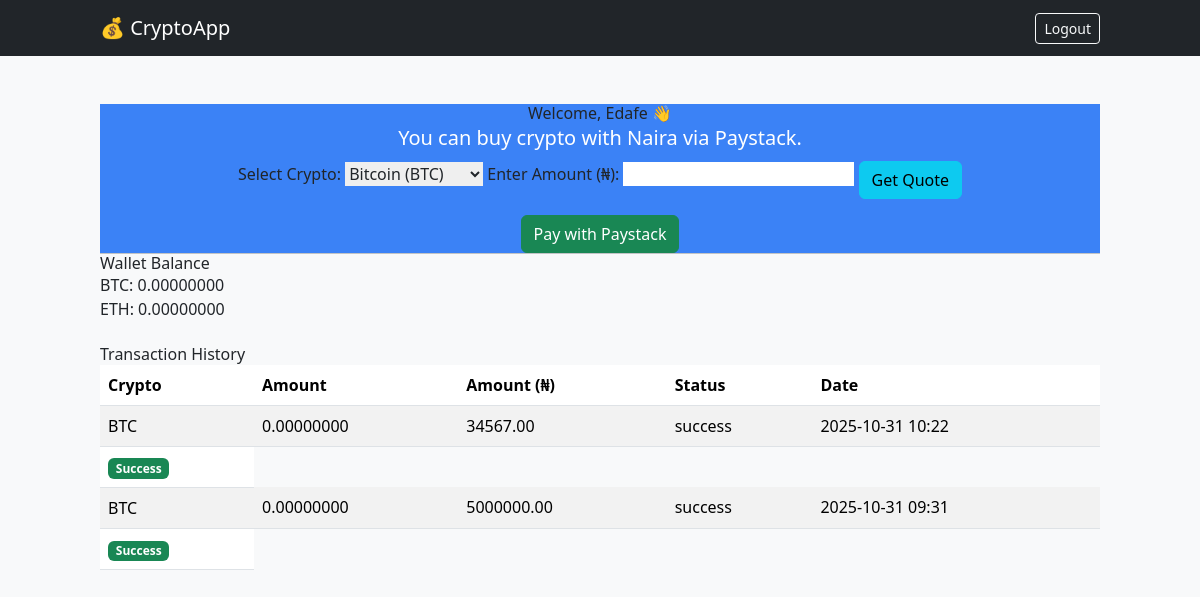
The app's page /home/ (signed in), older data.
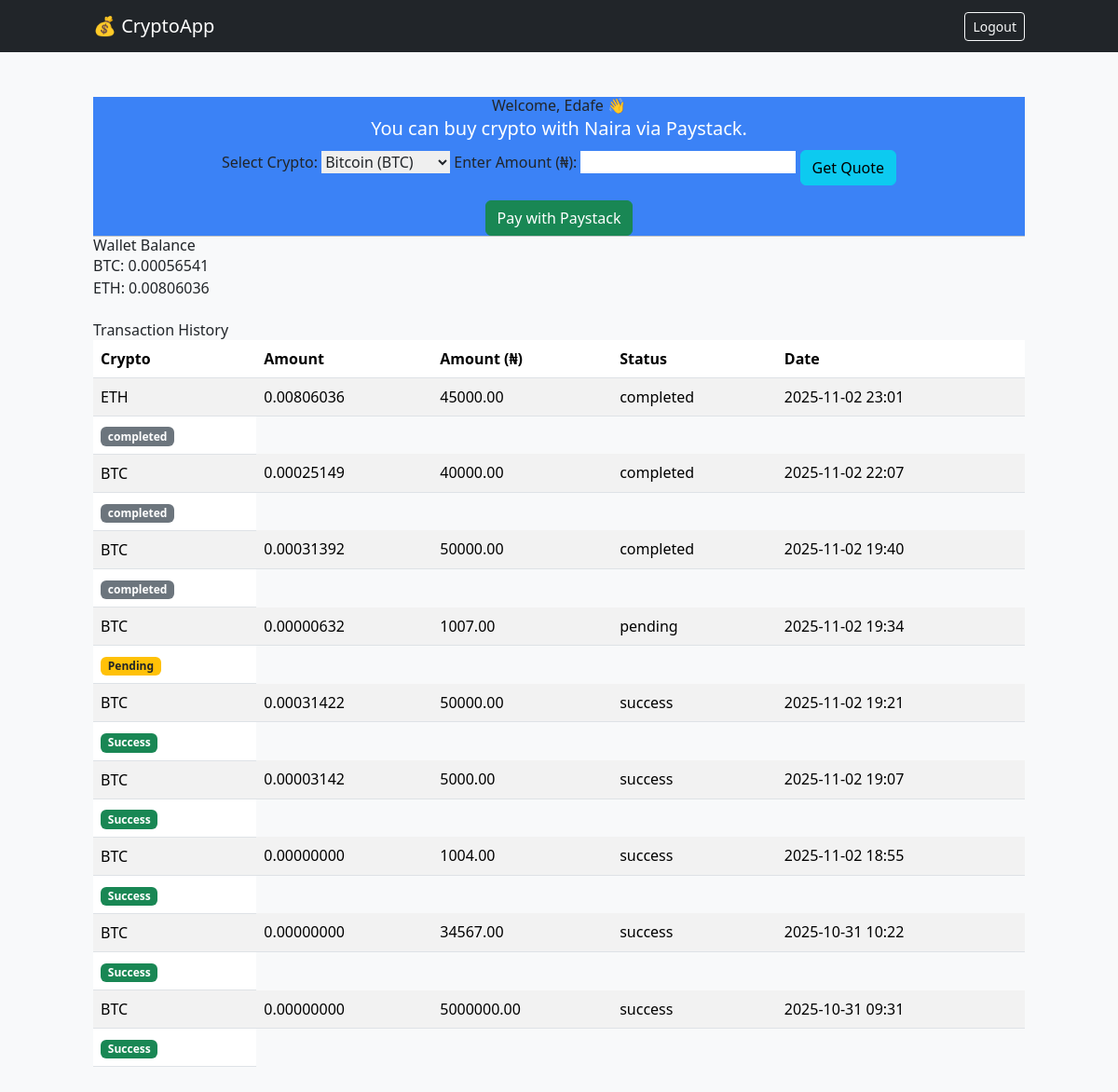
The same page, newer data.
### coin/models.py (models this page shows, shortened)
class User(AbstractUser):
    full_name = models.CharField(max_length=200, blank=True, null=True)
    phone_number = models.CharField(max_length=20, blank=True, null=True)
    date_of_birth = models.DateField(blank=True, null=True)
    address = models.TextField(blank=True, null=True)
    national_id = models.CharField(max_length=50, blank=True, null=True)
    bvn = models.CharField(max_length=11, blank=True, null=True)
    verified = models.BooleanField(default=False)

class Wallet(models.Model):
    user = models.OneToOneField(settings.AUTH_USER_MODEL, on_delete=models.CASCADE)
    btc_balance = models.DecimalField(max_digits=20, decimal_places=8, default=Decimal("0"))
    eth_balance = models.DecimalField(max_digits=20, decimal_places=8, default=Decimal("0"))

class CryptoTransaction(models.Model):
    CRYPTO_CHOICES = [
        ('BTC', 'Bitcoin'),
        ('ETH', 'Ethereum'),
    ]
    STATUS_CHOICES = [
        ("pending", "Pending"),
        ("success", "Success"),
        ("failed", "Failed"),
    ]
    user = models.ForeignKey(settings.AUTH_USER_MODEL, on_delete=models.CASCADE)
    paystack_ref = models.CharField(max_length=128, unique=True)
    amount_ngn = models.DecimalField(max_digits=12, decimal_places=2)
    crypto_symbol = models.CharField(max_length=10)
    crypto_amount = models.DecimalField(max_digits=20, decimal_places=8)
    rate = models.DecimalField(max_digits=20, decimal_places=2, null=True, blank=True)
    status = models.CharField(max_length=30, choices=STATUS_CHOICES, default="pending")
    created_at = models.DateTimeField(auto_now_add=True)

### coin/views.py (the view)
# urls.py: path('home/', views.home, name='home'),
@login_required
def home(request):
    wallet, created = Wallet.objects.get_or_create(user=request.user)
    cryptotransactions = CryptoTransaction.objects.filter(user=request.user).order_by('-created_at')
    return render(request, 'home.html', {'wallet': wallet, 'cryptotransactions': cryptotransactions})

### templates/home.html (shortened to what this page needs)
{% extends 'base.html' %}
{% block content %}
<div class="text-center mt-4 bg-blue-500">
  <h2>Welcome, {{ user.username }} 👋</h2>
  <p class="lead text-white">You can buy crypto with Naira via Paystack.</p>
  <form id="buyForm" method="POST" action="{% url 'initialize_paystack' %}">
    <label>Select Crypto:</label>
    <select name="crypto" id="crypto">
      <option value="BTC">Bitcoin (BTC)</option>
    </select>
    <label>Enter Amount (₦):</label>
    <input type="number" id="amount" name="amount" min="1000" required>
    <button type="button" id="quoteBtn" class="btn btn-info mt-2">Get Quote</button>
    <button type="submit" class="btn btn-success mt-3">Pay with Paystack</button>
  </form>
</div>
<hr>
<div>
  <h3>Wallet Balance</h3>
  <p>BTC: {{ wallet.btc_balance }}</p>
  <p>ETH: {{ wallet.eth_balance }}</p>
</div>
<h3 class="mt-4">Transaction History</h3>
<table class="table table-striped">
  <thead>
    <tr>
      <th>Crypto</th>
      <th>Amount</th>
      <th>Amount (₦)</th>
      <th>Status</th>
      <th>Date</th>
    </tr>
  </thead>
  <tbody>
    {% for cryptotransaction in cryptotransactions %}
    <tr>
      <td>{{ cryptotransaction.crypto_symbol }}</td>
      <td>{{ cryptotransaction.crypto_amount|floatformat:8  }}</td>
      <td>{{ cryptotransaction.amount_ngn|floatformat:2 }}</td>
      <td>{{ cryptotransaction.status }}</td>
      <td>{{ cryptotransaction.created_at|date:"Y-m-d H:i" }}</td>
    </tr>
     <td>
          {% if cryptotransaction.status == "success" %}
            <span class="badge bg-success">Success</span>
          {% elif cryptotransaction.status == "pending" %}
            <span class="badge bg-warning text-dark">Pending</span>
          {% elif cryptotransaction.status == "failed" %}
            <span class="badge bg-danger">Failed</span>
          {% else %}
            <span class="badge bg-secondary">{{ cryptotransaction.status }}</span>
          {% endif %}
        </td>
    {% empty %}
    <tr><td colspan="5" class="text-center">No transactions yet.</td></tr>
    {% endfor %}
  </tbody>
</table>
{% endblock %}

### templates/base.html (shortened to what this page needs)
<!DOCTYPE html>
<html lang="en">
<head>
  <link rel="stylesheet" href="https://cdn.jsdelivr.net/npm/bootstrap@5.3.3/dist/css/bootstrap.min.css">
  <script src="https://cdn.tailwindcss.com"></script>
</head>
<body class="bg-light">
  <nav class="navbar navbar-expand-lg navbar-dark bg-dark">
    <div class="container">
      <a class="navbar-brand" href="{% url 'home' %}">💰 CryptoApp</a>
      <div>
        {% if user.is_authenticated %}
          <a href="{% url 'logout' %}" class="btn btn-outline-light btn-sm">Logout</a>
        {% else %}
          <a href="{% url 'login' %}" class="btn btn-outline-light btn-sm me-2">Login</a>
          <a href="{% url 'register' %}" class="btn btn-outline-success btn-sm">Register</a>
        {% endif %}
      </div>
    </div>
  </nav>
  <div class="container py-4">
    {% block content %}{% endblock %}
  </div>
</body>
</html>

Row changes from the older to the newer data that the page shows:
changed Wallet: btc_balance "0.00000000" → "0.00056541"; eth_balance "0.00000000" → "0.00806036"
added CryptoTransaction: crypto_symbol "ETH", crypto_amount "0.00806036", amount_ngn "45000.00", status "completed", created_at "2025-11-02 23:01"
added CryptoTransaction: crypto_symbol "BTC", crypto_amount "0.00025149", amount_ngn "40000.00", status "completed", created_at "2025-11-02 22:07"
added CryptoTransaction: crypto_symbol "BTC", crypto_amount "0.00031392", amount_ngn "50000.00", status "completed", created_at "2025-11-02 19:40"
added CryptoTransaction: crypto_symbol "BTC", crypto_amount "0.00000632", amount_ngn "1007.00", status "pending", created_at "2025-11-02 19:34", shows "Pending"
added CryptoTransaction: crypto_symbol "BTC", crypto_amount "0.00031422", amount_ngn "50000.00", status "success", created_at "2025-11-02 19:21", shows "Success"
added CryptoTransaction: crypto_symbol "BTC", crypto_amount "0.00003142", amount_ngn "5000.00", status "success", created_at "2025-11-02 19:07", shows "Success"
added CryptoTransaction: crypto_symbol "BTC", crypto_amount "0.00000000", amount_ngn "1004.00", status "success", created_at "2025-11-02 18:55", shows "Success"
